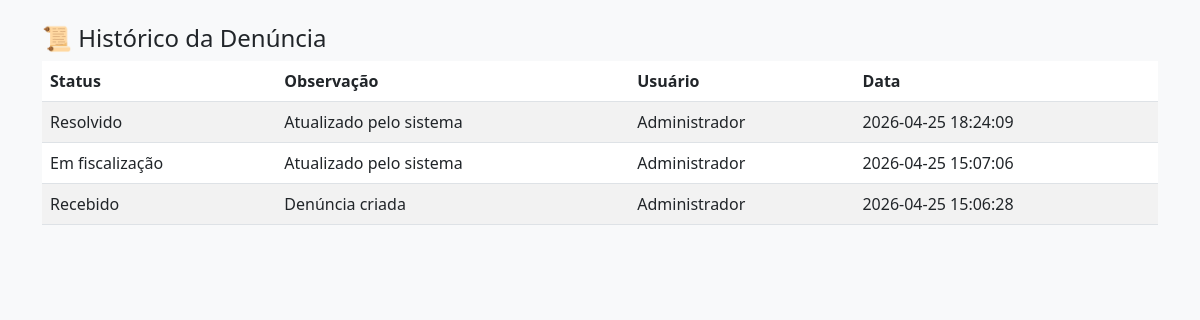
The page /historico/1 (signed in) on the database its author committed.
### tables this page shows
CREATE TABLE historico (
    id INTEGER PRIMARY KEY AUTOINCREMENT,
    denuncia_id INTEGER,
    status TEXT,
    observacao TEXT,
    usuario TEXT,
    data TIMESTAMP DEFAULT CURRENT_TIMESTAMP,
    FOREIGN KEY (denuncia_id) REFERENCES denuncias(id)
);

### app.py (the view)
@app.route('/historico/<int:id>')
def historico(id):
    if not session.get('logado'):
        return redirect('/login')
    conn = conectar()
    cursor = conn.cursor()
    cursor.execute("""
        SELECT status, observacao, usuario, data
        FROM historico
        WHERE denuncia_id=?
        ORDER BY data DESC
    """, (id,))
    dados = cursor.fetchall()
    conn.close()
    return render_template('historico.html', dados=dados)

### database.py (called while the page is built)
def conectar():
    return sqlite3.connect(os.path.join(BASE_DIR, 'banco.db'))

### templates/historico.html (shortened to what this page needs)
<!DOCTYPE html>
<html>
<head>
    <link href="https://cdn.jsdelivr.net/npm/bootstrap@5.3.0/dist/css/bootstrap.min.css" rel="stylesheet">
</head>
<body class="bg-light">
<div class="container py-4">
    <h4>📜 Histórico da Denúncia</h4>
    <table class="table table-striped">
        <thead>
            <tr>
                <th>Status</th>
                <th>Observação</th>
                <th>Usuário</th>
                <th>Data</th>
            </tr>
        </thead>
        <tbody>
            {% for h in dados %}
            <tr>
                <td>{{ h[0] }}</td>
                <td>{{ h[1] }}</td>
                <td>{{ h[2] }}</td>
                <td>{{ h[3] }}</td>
            </tr>
            {% endfor %}
        </tbody>
    </table>
</div>
</body>
</html>

### rows shown on the page
historico: status "Resolvido", observacao "Atualizado pelo sistema", usuario "Administrador", data "2026-04-25 18:24:09"
historico: status "Em fiscalização", observacao "Atualizado pelo sistema", usuario "Administrador", data "2026-04-25 15:07:06"
historico: status "Recebido", observacao "Denúncia criada", usuario "Administrador", data "2026-04-25 15:06:28"
